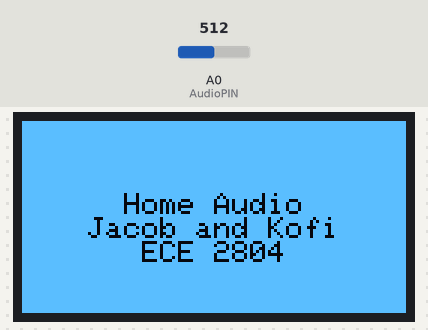
The sketch below on a simulated Arduino Uno, built with avr-gcc and run on an emulated ATmega328P. Shown: 128×64 one-colour display. Inputs (shaded band) come from the test bench; at power-on: A0 (AudioPIN) = 512. What the sketch prints to the serial monitor is not drawn.

Above: at 0.1 s.

Measured:
- what the display in image 0 shows lasts 3.1 s, from 0.1 s to 3.2 s

The sketch:

Specto.ino
```cpp
#include <Adafruit_GFX.h>
#include <Adafruit_SSD1306.h>

// defines for setting and clearing register bits
#ifndef cbi
#define cbi(sfr, bit) (_SFR_BYTE(sfr) &= ~_BV(bit))
#endif
#ifndef sbi
#define sbi(sfr, bit) (_SFR_BYTE(sfr) |= _BV(bit))
#endif


#define SCREEN_WIDTH 128
#define SCREEN_HEIGHT 64
#define SCREEN_I2C_ADDR 0x3C
#define INTRO_DELAY 3000
#define REFRESH_DELAY 25
#define SAMPLING_FREQ 38461.5385
#define SAMPLES 64


enum class SpectogramSTATES : uint8_t {
  WELCOME_PAGE,
  MAIN_PAGE
};

const char* DisplaySTRS[] = {"Home Audio", "Jacob and Kofi", "ECE 2804", "Bass", "Mid", "Treble"};
Adafruit_SSD1306 spectogramDisplay(SCREEN_WIDTH, SCREEN_HEIGHT);
SpectogramSTATES currentState;

const int AudioPIN     = A0;
//const int MidPIN      = A1;
//const int TreblePIN   = A2


const int CommonDisplayPOS[] = {(SCREEN_WIDTH / 2), (SCREEN_HEIGHT / 2), (SCREEN_WIDTH / 6), (2 * SCREEN_HEIGHT) / 3};
void setup() {
  Serial.begin(115200);
  if (!spectogramDisplay.begin(SSD1306_SWITCHCAPVCC, SCREEN_I2C_ADDR)) {
    Serial.println("Unable to use display");
    while (1);
  }
  // set prescale to 16
  sbi(ADCSRA,ADPS2);
  cbi(ADCSRA,ADPS1);
  cbi(ADCSRA,ADPS0) ;

  spectogramDisplay.clearDisplay();
  spectogramDisplay.display();
  currentState = SpectogramSTATES::WELCOME_PAGE;
}

void loop() {
  double data[SAMPLES] = {0.0};
  if (currentState == SpectogramSTATES::WELCOME_PAGE) {
    spectogramDisplay.clearDisplay();
    spectogramDisplay.fillRect(0, 0, SCREEN_WIDTH, SCREEN_HEIGHT, 0xFFFF);
    drawString(CommonDisplayPOS[0] - 30, CommonDisplayPOS[1] - 8, DisplaySTRS[0], 0, 0);
    drawString(CommonDisplayPOS[0] - 42, CommonDisplayPOS[1], DisplaySTRS[1], 0, 0);
    drawString(CommonDisplayPOS[0] - 24, CommonDisplayPOS[1] + 8, DisplaySTRS[2], 0, 0);
    spectogramDisplay.display();
    delay(INTRO_DELAY);
    spectogramDisplay.clearDisplay();
    spectogramDisplay.fillRect(0, 0, SCREEN_WIDTH, SCREEN_HEIGHT, 0xFFFF);
    drawString(CommonDisplayPOS[2] - 12, CommonDisplayPOS[3], DisplaySTRS[3], 0, 0);
    drawString(CommonDisplayPOS[0] - 9, CommonDisplayPOS[3], DisplaySTRS[4], 0, 0);
    drawString(((5 * SCREEN_WIDTH) / 6) - 18, CommonDisplayPOS[3], DisplaySTRS[5], 0, 0);


    currentState = SpectogramSTATES::MAIN_PAGE;
    //currentStamp = micros() / 1000000.0;
  }
  else if (currentState == SpectogramSTATES::MAIN_PAGE) {

    //Serial.print("Index: ");
    //Serial.println(index);

    for (int i = 0;i < SAMPLES; i++) {
      data[i] = (((double)analogRead(AudioPIN)) * (5.0 / 1023.0));
    }

    double rB = 0.0, iB = 0.0;
    double rM = 0.0, iM = 0.0;
    double rT = 0.0, iT = 0.0;

    calculateFourierSeries(data, rB, iB, SAMPLES, 1);
    calculateFourierSeries(data, rM, iM, SAMPLES, 4);
    calculateFourierSeries(data, rT, iT, SAMPLES, 18);


    double bassMag    = sqrt((rB * rB) + (iB * iB));
    double midMag    = sqrt((rM * rM) + (iM * iM));
    double trebleMag = sqrt((rT * rT) + (iT * iT));


    Serial.print("Bass: ");
    Serial.println((int)bassMag);
    Serial.print("Mid: ");
    Serial.println((int)midMag);
    Serial.print("Treble: ");
    Serial.println((int)trebleMag);

    drawBar(CommonDisplayPOS[2] - 6, CommonDisplayPOS[3] - 5, bassMag);
    drawBar(CommonDisplayPOS[0] - 4, CommonDisplayPOS[3] - 5, midMag);
    drawBar(((5 * SCREEN_WIDTH) / 6) - 9, CommonDisplayPOS[3] - 5, trebleMag);
    spectogramDisplay.fillRect(0, 0, SCREEN_WIDTH, CommonDisplayPOS[3], 0xFFFF);
    spectogramDisplay.display();
    delay(REFRESH_DELAY);
  }
  else {
    //unknown state, reset
    currentState = SpectogramSTATES::WELCOME_PAGE;
  }

}


double calculateFourierSeries(double data[], double& real, double& imag, int samples, int k)
{
  double m = 2.0 * PI * (1.0 / samples);

  double r = 0.0;
  double i = 0.0;
  double w = (2.0  * PI * (double)k) / (double)samples;
  for (int n = 0; n < samples; n++)
  {
    real = real + data[n] * cos(w * n);
    imag = imag - data[n] * sin(w * n);
  }
}

void drawString(int16_t x, int16_t y, const char* string, uint16_t col, uint16_t bg) {
  unsigned char c = *string;
  unsigned int counter = 0;
  while (c != 0) {
    spectogramDisplay.drawChar(x + counter, y, c, col, bg, 1);
    c = *(++string);
    counter = counter + 6;
  }
}


void drawBar(int16_t x, int16_t y, double mag) {
  int y_pos = 0;
  int height = 0;
  int midHeight = ((y - (SCREEN_HEIGHT / 4)) / 2);
  int midPos = (SCREEN_HEIGHT / 4) + midHeight;
  if (0.0 > mag > 4.5)
  {
    //y_pos = midPos;
    //height = map((long)map, 0, 5, 0, midHeight);
  }
  else if (4.5 > mag > 8.5)
  {
    y_pos = midPos;
    height = 0;
  }
  else
  {
    y_pos = map((long)map, 9, 20, midPos, SCREEN_HEIGHT / 4);
    height = y_pos - y;
  }
  /*
  int height_pos = map(pinValue, 0, 1023, y, (SCREEN_HEIGHT / 4));
  int height = (y - height_pos);*/
  spectogramDisplay.fillRect(x, y_pos, (SCREEN_WIDTH / 10), height, 0);
}
```
